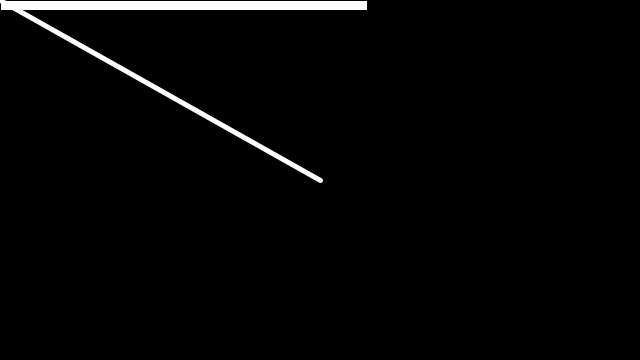
Frame 1 (no input)
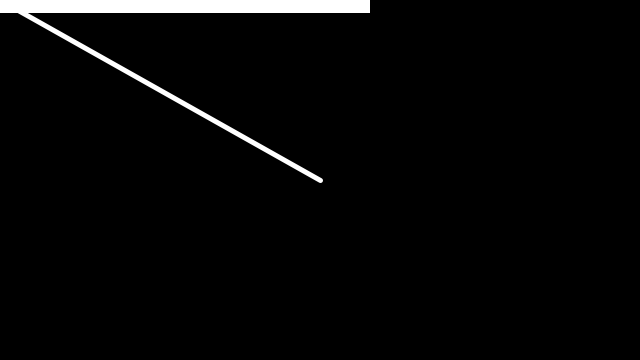
Frame 60 (the mouse pressed at the canvas centre just before this capture)
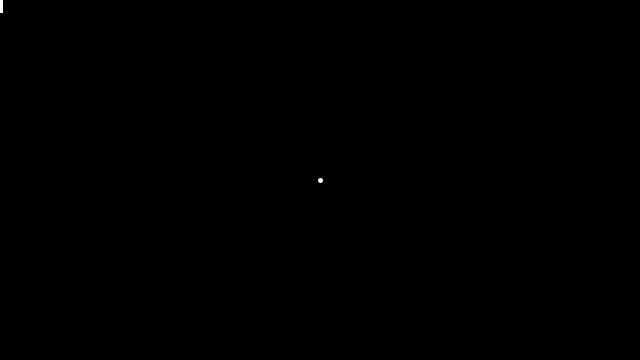
Frame 120 (the mouse held since frame 60 and released just before this capture)

The Processing sketch that drew these frames (run headless with seeded random() and noise(); from frame 60 on, the mouse is pressed at the canvas centre):

// Processing sketch: ex6_vector_magnitude
// ── ex6_vector_magnitude.pde
/*
  Exercise 6 - Vector Magnitude
*/

PVector mouse;
PVector center;

void setup() {
  size(640,360);
  center = new PVector(width/2, height/2);
}

void draw() {
  background(0);
  mouse = new PVector(mouseX, mouseY);
  
  mouse.sub(center);
  
  float mag = mouse.mag();
  fill(255);
  rect(0, 0, mag, 10);
  
  translate(center.x, center.y);
  stroke(255);
  strokeWeight(5);
  line(0, 0, mouse.x, mouse.y);
}
